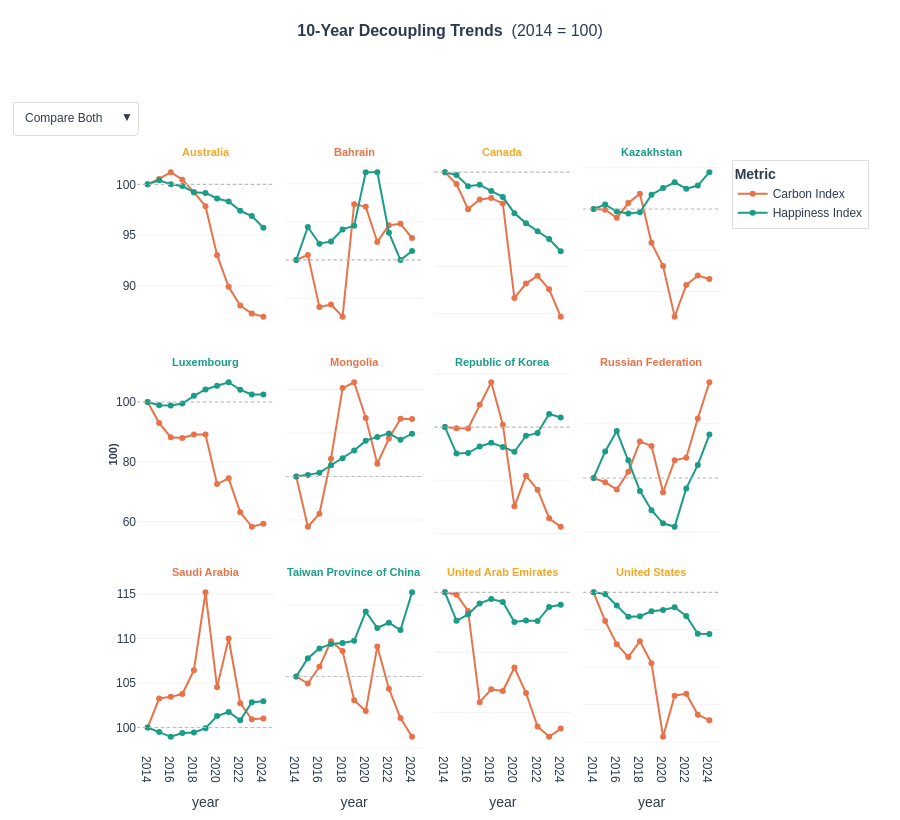

Here is the notebook cell this chart was saved with:
### Code cell
# V5 figure builder
def build_fig5(countries):
    df_sub    = df_indexed[df_indexed['country'].isin(countries)]
    df_melted = df_sub.melt(
        id_vars=['year','Facet_Title','Status','country'],
        value_vars=['Carbon Index','Happiness Index'],
        var_name='Metric', value_name='Score',
    )

    fig = px.line(
        df_melted, x='year', y='Score', color='Metric',
        facet_col='Facet_Title', facet_col_wrap=4, markers=True,
        title='<b>10-Year Decoupling Trends</b>  (2014 = 100)',
        color_discrete_map={'Carbon Index': CORAL, 'Happiness Index': TEAL},
        height=820,
        hover_data={'year':True,'Score':':.1f','Metric':False,
                    'Facet_Title':False,'Status':False,'country':False},
    )

    show_both      = [True]  * len(fig.data)
    show_carbon    = [t.name == 'Carbon Index'    for t in fig.data]
    show_happiness = [t.name == 'Happiness Index' for t in fig.data]

    fig.update_layout(
        **PLOT_DEFAULTS,
        title=dict(x=0.5, y=0.97, xanchor='center', font=dict(size=16)),
        margin=dict(t=160, b=60, r=180, l=80),
        legend=dict(title=dict(text='<b>Metric</b>'), x=1.02, y=1,
                    bgcolor='rgba(255,255,255,0.9)', bordercolor='#E0E0E0', borderwidth=1),
        updatemenus=[dict(
            type='dropdown', direction='down', x=0.0, y=1.10, showactive=True,
            bgcolor='white', bordercolor='#E0E0E0',
            font=dict(family='Arial', color=SLATE),
            buttons=[
                dict(label='Compare Both',  method='update', args=[{'visible': show_both}]),
                dict(label='Carbon Only',   method='update', args=[{'visible': show_carbon}]),
                dict(label='Happiness Only',method='update', args=[{'visible': show_happiness}]),
            ],
        )],
    )

    fig.update_yaxes(
        title_text='',             # clear the per-subplot title
        matches=None,              # keep axes independent
        showgrid=True, gridcolor='#F2F2F2', zeroline=False,
    )
    fig.update_xaxes(
        showgrid=False, dtick=2,
        tickvals=list(range(2014, 2025, 2)),
        ticktext=[str(y) for y in range(2014, 2025, 2)],
    )

    fig.add_annotation(
        text='Index (2014 = 100)',
        xref='paper', yref='paper',
        x=-0.055, y=0.5,
        textangle=-90, showarrow=False,
        font=dict(size=12, color=SLATE, family='Arial'),
    )

    # reference line at baseline 100
    fig.add_hline(y=100, line_dash='dot', line_color='#BBBBBB', line_width=1.2)

    def colour_annotation(ann):
        raw    = ann.text.split('=')[-1]
        parts  = [p.strip() for p in raw.split('|')]
        cname  = parts[0]
        status = parts[1] if len(parts) > 1 else ''
        ann.update(
            text=f'<b>{cname}</b>',
            font=dict(size=11, color=STATUS_COLORS.get(status, SLATE)),
        )
    fig.for_each_annotation(colour_annotation)

    return fig

build_fig5(top_emitters_global).show()
